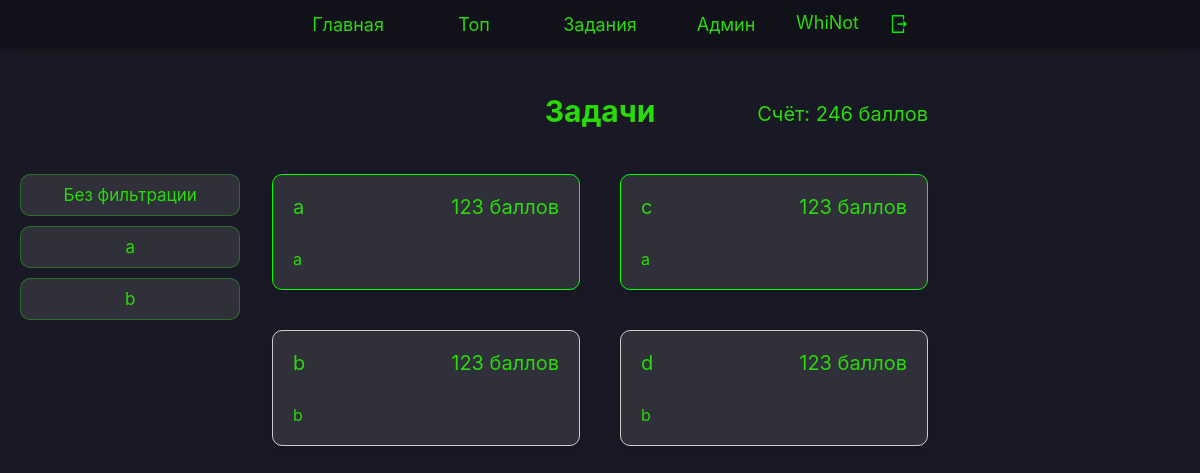
Page /tasks (signed in) on the committed database.
### app.py (models this page shows)
class Users(UserMixin, db.Model):
    id = db.Column(db.Integer, primary_key=True)
    username = db.Column(db.String(100), unique=True, nullable=False)
    password = db.Column(db.String(100), nullable=False)
    admin = db.Column(db.Boolean, default=False)
    points = db.Column(db.Integer, default=0)
    time = db.Column(db.String(100))
    count = db.Column(db.Integer, default=0)

class Task(db.Model):
    id = db.Column(db.Integer, primary_key=True)
    name = db.Column(db.String(100), nullable=False)
    task_type = db.Column(db.String(100), nullable=False)
    points = db.Column(db.Integer, nullable=False)
    description = db.Column(db.String(1000), nullable=False)
    filename = db.Column(db.String(100), nullable=False)
    flag = db.Column(db.String(100), nullable=False)
    users_solved = db.relationship('UserSolved', backref='task', lazy=True)

### app.py (the view)
@app.route('/tasks')
def tasks():
    taskgetter = TasksGetter(Task, db)
    if current_user.is_authenticated:
        data['user_solved'] = [result[0] for result in UserSolved.query.filter_by(user=current_user.username).with_entities(UserSolved.task_id).distinct().all()]
    else:
        data['user_solved'] = []
    data['task_types'] = taskgetter.get_task_types()
    if 'sort_type' in request.args:
        data['tasks'] = taskgetter.get_tasks(sort_type=request.args['sort_type'])
    else:
        data['tasks'] = taskgetter.get_tasks()
    return render_template('list_tasks.html', data=data)

### app.py (called while the page is built)
@login_manager.user_loader
def load_user(user_id):
    return Users.query.get(int(user_id))

@app.before_request
def before_request():
    if current_user.is_authenticated:
        user_obj = Users.query.filter_by(username=current_user.username).first()
        data['points'] = user_obj.points
        data['admin'] = user_obj.admin
    else:
        data['admin'] = False
        data['points'] = ''

### tasks.py (called while the page is built)
    def get_task_types(self):
        unique_task_types = [result[0] for result in self.Task.query.with_entities(self.Task.task_type).distinct()]
        return unique_task_types

    def get_tasks(self, sort_type=''):
        if sort_type:
            return self.Task.query.filter_by(task_type=sort_type).all()
        else:
            return self.Task.query.order_by(self.Task.task_type).all()

### templates/list_tasks.html (shortened to what this page needs)
<!DOCTYPE html>
<html lang="en">
<head>
    <link type="text/css" rel="stylesheet" href="{{ url_for('static', filename='css/main_style.css')}}">
</head>
<body>
    {% include 'header.html' %}
    <div class="main">
        <div class="head-points">
            <h2>Задачи</h2>
            {% if current_user.is_authenticated %}
            <p>{% if data['points'] %}Счёт: {{ data['points'] }} баллов{% endif %}</p>
            {% endif %}
        </div>
        <div class="main-container">
            <div class="type-container">
                <ul>
                    <li class="task-type-variable"><a href="/tasks">Без фильтрации</a></li>
                    {% for x in data['task_types'] %}
                        <li class="task-type-variable"><a href="/tasks?sort_type={{ x }}">{{ x }}</a></li>
                    {% endfor %}
                </ul>
            </div>
            <div id='taskContainer' class="container-tasks">
            {% if data.tasks|length % 2 == 0 %}
                {% for i in range(0, data.tasks|length, 2) %}
                    <div class="task-row">
                        <a href="{{ url_for('task', task=data['tasks'][i]['name']) }}">
                            <div class="task {% if data['tasks'][i].id in data['user_solved'] %}solved{% endif %}">
                                <div class="name-points">
                                    <p class="name-task">{{ data['tasks'][i]['name'] }}</p>
                                    <p class="task-points">{{ data['tasks'][i]['points'] }} баллов</p>
                                </div>
                                <p class="task-type">{{ data['tasks'][i]['task_type'] }}</p>
                            </div>
                        </a>
                        <a href="{{ url_for('task', task=data['tasks'][i + 1]['name']) }}">
                            <div class="task {% if data['tasks'][i + 1].id in data['user_solved'] %}solved{% endif %}">
                                <div class="name-points">
                                    <p class="name-task">{{ data['tasks'][i + 1]['name'] }}</p>
                                    <p class="task-points">{{ data['tasks'][i + 1]['points'] }} баллов</p>
                                </div>
                                <p class="task-type">{{ data['tasks'][i + 1]['task_type'] }}</p>
                            </div>
                        </a>
                    </div>
                {% endfor %}
            {% endif %}
            </div>
        </div>
    </div>
</body>
</html>

### templates/header.html
<header>
    {% for item in data['nav'] %}
        <a href="{{ item.url }}" class="buttons_header">{{ item.name }}</a>
    {% endfor %}
    {% if data['admin'] and current_user.is_authenticated %}
        <a href="{{ url_for('admin') }}" class="buttons_header">Админ</a>
    {% endif %}
    {% if current_user.is_authenticated %}
        <div class="profile-image">
            <a href="{{ url_for('profile', username=current_user.username) }}" class="buttons_header">
            {{ current_user.username }}
            </a>
            <a href="{{ url_for('logout') }}" class="buttons_header">
            <img id="exit_header" src="{{ url_for('static', filename='icons/exit.png') }}">
            </a>
        </div>
    {% else %}
        <a href="{{ url_for('login') }}" class="buttons_header">Войти</a>
        <a href="{{ url_for('signin') }}" class="buttons_header">Регистрация</a>
    {% endif %}
</header>

### static/css/main_style.css (style rules this page uses)
:root { --background-color: #191925; --background-header-color: rgba(0, 0, 0, 0.3); --text-color: #28da06; --main-font-family: Inter, Roobert, "Helvetica Neue", Helvetica, Arial, sans-serif; }
body { margin: 0; padding: 0; min-height: 100vh; background-color: var(--background-color); }
header { display: flex; flex-direction: row; flex-wrap: wrap; text-align: center; justify-content: center; align-items: flex-end; position: relative; background-color: var(--background-header-color); box-shadow: 0 0 5px rgba(0, 0, 0, 0.5); }
.buttons_header { padding: 10px; padding-top: 12px; margin: 0 2px 2px 2px; width: 100px; color: var(--text-color); text-decoration: none; font-family: var(--main-font-family); font-size: 18px; border-left: 1px solid transparent; border-bottom: 1px solid transparent; border-right: 1px solid transparent; transition: 0.4s; }
.profile-image { display: flex; flex-direction: row; justify-content: center; padding: 0 10px; margin: 0 2px; width: 100px; color: var(--text-color); text-decoration: none; font-family: var(--main-font-family); font-size: 18px; border-left: 1px solid transparent; border-bottom: 1px solid transparent; border-right: 1px solid transparent; transition: 0.4s; }
.profile-image a { width: 100%; }
.main { display: block; text-align: center; margin: auto; padding: 20px; max-width: 100%; }
.main-container { display: block; width: 100%; list-style: none; margin: auto; box-sizing: border-box; }
.type-container { display: flex; justify-content: center; align-items: center; min-width: 135px; width: 19%; float: left; margin: auto; margin-top: 20px; box-sizing: border-box; }
.type-container ul { width: 100%; list-style: none; margin: 0; padding: 0; }
.task-type-variable { display: flex; width: 100%; margin-bottom: 10px; vertical-align: middle; }
.task-type-variable a { flex: 1; min-height: 0; min-width: 115px; width: 100%; font-family: var(--main-font-family); font-size: 17px; line-height: 40px; color: var(--text-color); text-decoration: none; background-color: rgba(255, 255, 255, 0.1); border: 1px solid rgba(34, 255, 0, 0.3); border-radius: 10px; transition: 0.4s; }
.container-tasks { display: block; width: 60%; float: right; text-align: center; list-style: none; margin: auto; margin-right: 20%; box-sizing: border-box; }
.task-row { display: flex; flex-direction: row; flex-wrap: wrap; justify-content: flex-start; }
.solved { border-color: lime !important; }
.task { padding: 20px; border: 1px solid #ccc; border-radius: 10px; min-width: calc(50% - 1px); box-shadow: 0 4px 8px rgba(0, 0, 0, 0.1); background-color: rgba(255, 255, 255, 0.1); transition: all 0.3s ease; }
.name-points { display: flex; flex-direction: row; flex-wrap: nowrap; justify-content: space-between; align-items: center; font-size: 20px; font-family: var(--main-font-family); margin: 0; color: var(--text-color); min-width: 100px; }
.name-task { font-size: 20px; font-family: var(--main-font-family); margin: 0; color: var(--text-color); min-width: 100px; }
.task-points { font-size: 20px; font-family: var(--main-font-family); margin: 0; color: var(--text-color); }
.task-type { font-size: 16px; font-family: var(--main-font-family); margin: 0; margin-top: 30px; color: var(--text-color); }
.task-row a { margin: 20px; min-width: 250px; width: calc(50% - 40px); text-align: left; text-decoration: none; }
.head-points { display: flex; flex-direction: row; flex-wrap: nowrap; justify-content: center; align-items: center; font-size: 20px; font-family: var(--main-font-family); margin: 0; color: var(--text-color); min-width: 100px; position: relative; }
h2 { font-family: var(--main-font-family); color: var(--text-color); }
.head-points p { font-size: 20px; font-family: var(--main-font-family); color: var(--text-color); position: absolute; top: 34px; margin: 0; right: 21vw; height: 30px; }
.centered { justify-content: center !important; text-align: center !important; }
#exit_header { width: 20px; height: 20px; vertical-align: middle; margin-left: 3px; }

### rows in the picture
Users: username "WhiNot"
Task: name "a", points "123", task_type "a"
Task: name "c", points "123", task_type "a"
Task: name "b", points "123", task_type "b"
Task: name "d", points "123", task_type "b"

### other values in the picture
{{ item.name }} "Главная" "Топ" "Задания"
{{ data['points'] }} "246"
{{ x }} "a" "b"
